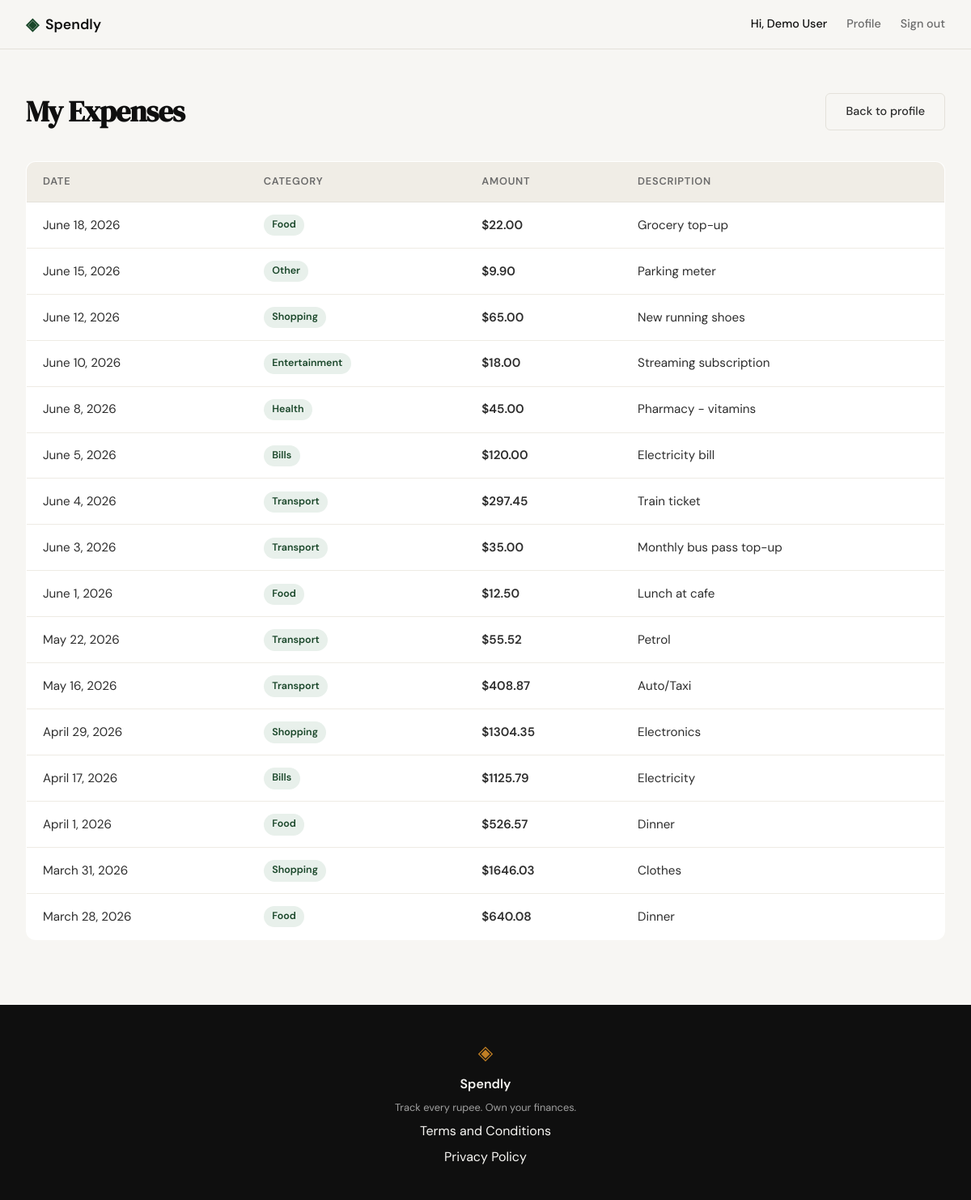
/expenses (signed in), run on the app's committed database.
### tables this page shows
CREATE TABLE expenses (
            id          INTEGER PRIMARY KEY AUTOINCREMENT,
            user_id     INTEGER NOT NULL REFERENCES users(id),
            amount      REAL    NOT NULL,
            category    TEXT    NOT NULL,
            date        TEXT    NOT NULL,
            description TEXT,
            created_at  TEXT    DEFAULT (datetime('now'))
        );

### app.py (the view)
@app.route("/expenses")
def expenses():
    user_id = session.get("user_id")
    if not user_id:
        return redirect(url_for("login"))
    from datetime import datetime
    rows = get_expenses_for_user(user_id)
    expenses_display = []
    for row in rows:
        try:
            date_fmt = datetime.strptime(row["date"], "%Y-%m-%d").strftime("%B %d, %Y").replace(" 0", " ")
        except ValueError:
            date_fmt = row["date"]
        expenses_display.append({
            "id":          row["id"],
            "date":        date_fmt,
            "category":    row["category"],
            "amount":      row["amount"],
            "description": row["description"] or "",
        })
    return render_template("expenses.html", expenses=expenses_display)

### database/db.py (called while the page is built)
def get_db():
    conn = sqlite3.connect(DB_PATH)
    conn.row_factory = sqlite3.Row
    conn.execute("PRAGMA foreign_keys = ON")
    return conn

def get_expenses_for_user(user_id):
    conn = get_db()
    rows = conn.execute(
        """
        SELECT id, amount, category, date, description
        FROM expenses
        WHERE user_id = ?
        ORDER BY date DESC, id DESC
        """,
        (user_id,)
    ).fetchall()
    conn.close()
    return rows

### templates/expenses.html (shortened to what this page needs)
{% extends "base.html" %}
{% block content %}
<section class="expenses-section">
  <div class="expenses-inner">
    <div class="expenses-header">
      <h1 class="expenses-title">My Expenses</h1>
      <a href="{{ url_for('profile') }}" class="btn-ghost">Back to profile</a>
    </div>
    {% if expenses %}
    <table class="expenses-table">
      <thead>
        <tr>
          <th>Date</th>
          <th>Category</th>
          <th>Amount</th>
          <th>Description</th>
        </tr>
      </thead>
      <tbody>
        {% for expense in expenses %}
        <tr>
          <td class="col-date">{{ expense.date }}</td>
          <td><span class="category-badge">{{ expense.category }}</span></td>
          <td class="col-amount">${{ "%.2f"|format(expense.amount) }}</td>
          <td class="col-desc">{{ expense.description }}</td>
        </tr>
        {% endfor %}
      </tbody>
    </table>
    {% else %}
    <div class="empty-state">
      <i data-lucide="inbox"></i>
      <p>No expenses yet.</p>
      <a href="{{ url_for('add_expense') }}" class="btn-primary">Add your first expense</a>
    </div>
    {% endif %}
  </div>
</section>
{% endblock %}

### static/css/style.css (style rules this page uses)
:root { --ink: #0f0f0f; --ink-soft: #2d2d2d; --ink-muted: #6b6b6b; --ink-faint: #a0a0a0; --paper: #f7f6f3; --paper-warm: #f0ede6; --paper-card: #ffffff; --accent: #1a472a; --accent-light: #e8f0eb; --accent-2: #c17f24; --accent-2-light: #fdf3e3; --danger: #c0392b; --danger-light: #fdecea; --border: #e4e1da; --border-soft: #eeebe4; --font-display: 'DM Serif Display', Georgia, serif; --font-body: 'DM Sans', system-ui, sans-serif; --max-width: 1200px; --auth-width: 440px; --radius-sm: 6px; --radius-md: 12px; --radius-lg: 20px; }
*, *::before, *::after { box-sizing: border-box; margin: 0; padding: 0; }
html { font-size: 16px; scroll-behavior: smooth; }
body { background: var(--paper); color: var(--ink); font-family: var(--font-body); font-size: 1rem; line-height: 1.6; -webkit-font-smoothing: antialiased; }
a { color: inherit; text-decoration: none; }
.btn-ghost { display: inline-block; background: transparent; color: var(--ink-soft); padding: 0.65rem 1.5rem; border-radius: var(--radius-sm); font-size: 0.9rem; font-weight: 500; border: 1px solid var(--border); transition: all 0.2s; text-decoration: none; }
.expenses-section { padding: 3rem 2rem 5rem; }
.expenses-inner { max-width: var(--max-width); margin: 0 auto; }
.expenses-header { display: flex; align-items: center; justify-content: space-between; margin-bottom: 2rem; }
.expenses-title { font-family: var(--font-display); font-size: clamp(1.75rem, 3vw, 2.5rem); color: var(--ink); letter-spacing: -0.02em; }
.expenses-table { width: 100%; border-collapse: collapse; background: var(--paper-card); border: 1px solid var(--border); border-radius: var(--radius-md); overflow: hidden; }
.expenses-table th { background: var(--paper-warm); color: var(--ink-muted); font-size: 0.8rem; font-weight: 600; text-transform: uppercase; letter-spacing: 0.06em; padding: 0.9rem 1.25rem; text-align: left; border-bottom: 1px solid var(--border); }
.expenses-table td { padding: 0.9rem 1.25rem; border-bottom: 1px solid var(--border-soft); font-size: 0.95rem; color: var(--ink-soft); vertical-align: middle; }
.expenses-table tbody tr:last-child td { border-bottom: none; }
.col-date { color: var(--ink-muted); white-space: nowrap; }
.col-amount { font-weight: 600; color: var(--ink); white-space: nowrap; }
.col-desc { color: var(--ink-muted); }
.category-badge { display: inline-block; background: var(--accent-light); color: var(--accent); font-size: 0.78rem; font-weight: 600; padding: 0.2rem 0.65rem; border-radius: 999px; white-space: nowrap; }

### data on the page
expenses: date "June 18, 2026", category "Food", amount "22.00", description "Grocery top-up"
expenses: date "June 15, 2026", category "Other", amount "9.90", description "Parking meter"
expenses: date "June 12, 2026", category "Shopping", amount "65.00", description "New running shoes"
expenses: date "June 10, 2026", category "Entertainment", amount "18.00", description "Streaming subscription"
expenses: date "June 8, 2026", category "Health", amount "45.00", description "Pharmacy - vitamins"
expenses: date "June 5, 2026", category "Bills", amount "120.00", description "Electricity bill"
expenses: date "June 4, 2026", category "Transport", amount "297.45", description "Train ticket"
expenses: date "June 3, 2026", category "Transport", amount "35.00", description "Monthly bus pass top-up"
expenses: date "June 1, 2026", category "Food", amount "12.50", description "Lunch at cafe"
expenses: date "May 22, 2026", category "Transport", amount "55.52", description "Petrol"
expenses: date "May 16, 2026", category "Transport", amount "408.87", description "Auto/Taxi"
expenses: date "April 29, 2026", category "Shopping", amount "1304.35", description "Electronics"
expenses: date "April 17, 2026", category "Bills", amount "1125.79", description "Electricity"
expenses: date "April 1, 2026", category "Food", amount "526.57", description "Dinner"
expenses: date "March 31, 2026", category "Shopping", amount "1646.03", description "Clothes"
expenses: date "March 28, 2026", category "Food", amount "640.08", description "Dinner"

### other printed values
{{ session.get("user_name") }} "Demo User"
